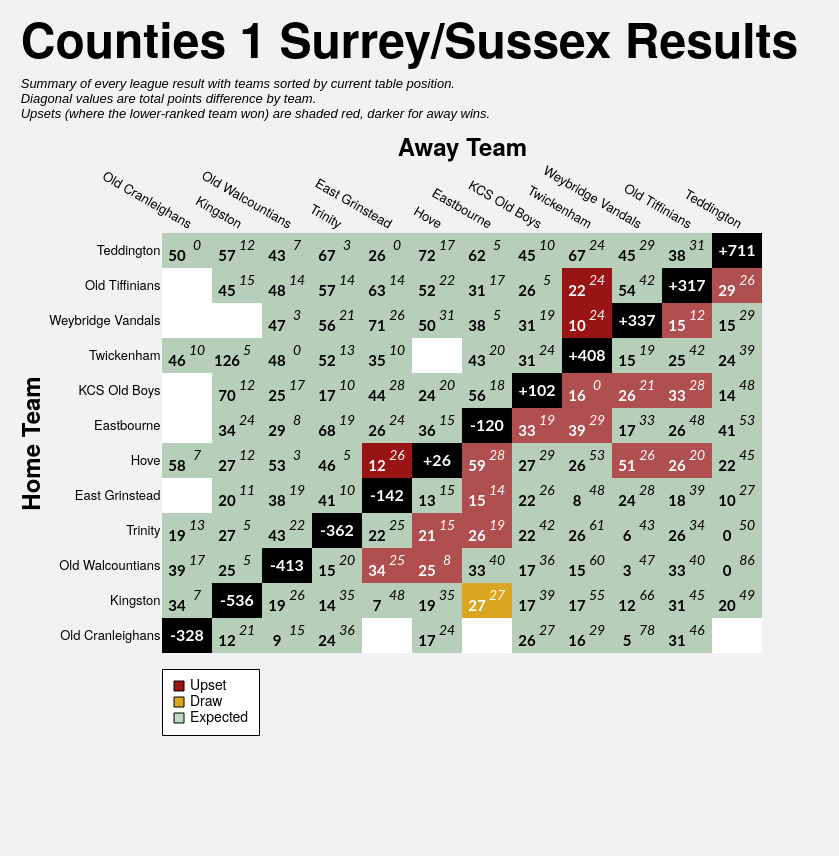

Express this chart as Vega-Lite.
### Vega-Lite specification from a JSON file in a GitHub repository (floating-point values rounded to 4 significant figures; data arrays with more than 128 entries replaced by an {"elided": "..."} marker saying what was removed)
{"config": {"axis": {"labelFont": "PT Sans Narrow, Helvetica Neue, Helvetica, Arial, sans-serif", "titleFont": "PT Sans Narrow, Helvetica Neue, Helvetica, Arial, sans-serif", "labelFontSize": 13, "titleFontSize": 24, "gridColor": "#202947", "gridOpacity": 0.2, "zindex": 1}, "text": {"font": "Lato, sans-serif"}, "bar": {"cornerRadiusEnd": 5}, "header": {"labelFont": "PT Sans Narrow, Helvetica Neue, Helvetica, Arial, sans-serif", "titleFont": "PT Sans Narrow, Helvetica Neue, Helvetica, Arial, sans-serif", "labelFontSize": 24, "titleFontSize": 28, "labelFontWeight": "bold", "orient": "left"}, "legend": {"labelFont": "PT Sans Narrow, Helvetica Neue, Helvetica, Arial, sans-serif", "titleFont": "PT Sans Narrow, Helvetica Neue, Helvetica, Arial, sans-serif", "labelFontSize": 14, "titleFontSize": 16, "titlePadding": 5, "fillColor": "white", "strokeColor": "black", "padding": 10, "titleFontWeight": "lighter", "titleFontStyle": "italic", "titleColor": "gray", "offset": 10}, "title": {"font": "PT Sans Narrow, Helvetica Neue, Helvetica, Arial, sans-serif", "fontSize": 48, "fontWeight": "bold", "anchor": "start", "align": "center", "titlePadding": 20, "subtitlePadding": 10, "subtitleFontSize": 13, "subtitleColor": "", "subtitleFontStyle": "italic", "offset": 15, "color": "black"}, "axisX": {"labelAngle": 0}, "facet": {"title": null, "header": null, "align": {"row": "each", "column": "each"}}, "resolve": {"scale": {"y": "independent", "facet": "independent"}}, "background": "#f2f1f4", "scale": {"offsetBandPaddingOuter": 0.2, "offsetBandPaddingInner": 0.1}, "view": {"stroke": null}}, "layer": [{"data": {"name": "data-75924ced8e58fdf6c3bfddf457cb49ac"}, "mark": {"type": "rect"}, "encoding": {"color": {"field": "unexpected_result", "legend": {"columns": 1, "direction": "horizontal", "labelExpr": "datum.value === 'Upset (Away Win)' ? 'Upset' : datum.value", "labelLimit": 220, "offset": 16, "orient": "bottom", "symbolStrokeColor": "black", "symbolStrokeWidth": 1, "values": ["Upset (Away Win)", "Draw", "Expected"]}, "scale": {"domain": ["Expected", "Upset (Home Win)", "Upset (Away Win)", "Draw", "To be played", "N/A"], "range": ["#146f1444", "#991515bb", "#991515", "goldenrod", "white", "black"]}, "title": null, "type": "nominal"}, "opacity": {"condition": {"test": "datum.home_team == param_19['home_team'] || datum.away_team == param_19['home_team'] || !isValid(param_19['home_team'])", "value": 1.0}, "value": 0.1}, "tooltip": [{"field": "home_team", "title": "Home", "type": "nominal"}, {"field": "away_team", "title": "Away", "type": "nominal"}, {"field": "home_score_text", "title": "Home Score", "type": "nominal"}, {"field": "away_score_text", "title": "Away Score", "type": "nominal"}, {"field": "result", "title": "Result", "type": "nominal"}, {"field": "unexpected_result", "title": "Unexpectedness", "type": "nominal"}, {"field": "date", "format": "%d %b %Y", "title": "Date", "type": "temporal"}], "x": {"axis": {"domain": false, "grid": false, "labelAngle": 30, "orient": "top", "ticks": false}, "field": "away_team", "sort": ["Old Cranleighans", "Kingston", "Old Walcountians", "Trinity", "East Grinstead", "Hove", "Eastbourne", "KCS Old Boys", "Twickenham", "Weybridge Vandals", "Old Tiffinians", "Teddington"], "title": "Away Team", "type": "nominal"}, "y": {"axis": {"domain": false, "grid": false, "ticks": false}, "field": "home_team", "sort": ["Teddington", "Old Tiffinians", "Weybridge Vandals", "Twickenham", "KCS Old Boys", "Eastbourne", "Hove", "East Grinstead", "Trinity", "Old Walcountians", "Kingston", "Old Cranleighans"], "title": "Home Team", "type": "nominal"}}, "name": "view_18"}, {"data": {"name": "data-75924ced8e58fdf6c3bfddf457cb49ac"}, "mark": {"type": "text", "fontStyle": "italic", "size": 14, "xOffset": 10, "yOffset": -5}, "encoding": {"color": {"condition": {"test": "(datum.home_team == param_19['home_team'] || datum.away_team == param_19['home_team'] || !isValid(param_19['home_team'])) && datum.unexpected_result == 'Expected'", "value": "black"}, "value": "white"}, "text": {"field": "away_score_text", "type": "nominal"}, "x": {"field": "away_team", "sort": ["Old Cranleighans", "Kingston", "Old Walcountians", "Trinity", "East Grinstead", "Hove", "Eastbourne", "KCS Old Boys", "Twickenham", "Weybridge Vandals", "Old Tiffinians", "Teddington"], "type": "nominal"}, "y": {"field": "home_team", "sort": ["Teddington", "Old Tiffinians", "Weybridge Vandals", "Twickenham", "KCS Old Boys", "Eastbourne", "Hove", "East Grinstead", "Trinity", "Old Walcountians", "Kingston", "Old Cranleighans"], "type": "nominal"}}, "transform": [{"filter": "datum.away_score_text != '' && datum.away_score_text != 'WO'"}]}, {"data": {"name": "data-75924ced8e58fdf6c3bfddf457cb49ac"}, "mark": {"type": "text", "size": 12, "xOffset": 10, "yOffset": -5}, "encoding": {"color": {"condition": {"test": "(datum.home_team == param_19['home_team'] || datum.away_team == param_19['home_team'] || !isValid(param_19['home_team'])) && datum.unexpected_result == 'Expected'", "value": "black"}, "value": "white"}, "text": {"field": "away_score_text", "type": "nominal"}, "x": {"field": "away_team", "sort": ["Old Cranleighans", "Kingston", "Old Walcountians", "Trinity", "East Grinstead", "Hove", "Eastbourne", "KCS Old Boys", "Twickenham", "Weybridge Vandals", "Old Tiffinians", "Teddington"], "type": "nominal"}, "y": {"field": "home_team", "sort": ["Teddington", "Old Tiffinians", "Weybridge Vandals", "Twickenham", "KCS Old Boys", "Eastbourne", "Hove", "East Grinstead", "Trinity", "Old Walcountians", "Kingston", "Old Cranleighans"], "type": "nominal"}}, "transform": [{"filter": "datum.away_score_text == 'WO'"}]}, {"data": {"name": "data-75924ced8e58fdf6c3bfddf457cb49ac"}, "mark": {"type": "text", "fontWeight": "bold", "size": 15, "xOffset": -10, "yOffset": 5}, "encoding": {"color": {"condition": {"test": "(datum.home_team == param_19['home_team'] || datum.away_team == param_19['home_team'] || !isValid(param_19['home_team'])) && datum.unexpected_result == 'Expected'", "value": "black"}, "value": "white"}, "text": {"field": "home_score_text", "type": "nominal"}, "x": {"field": "away_team", "sort": ["Old Cranleighans", "Kingston", "Old Walcountians", "Trinity", "East Grinstead", "Hove", "Eastbourne", "KCS Old Boys", "Twickenham", "Weybridge Vandals", "Old Tiffinians", "Teddington"], "type": "nominal"}, "y": {"field": "home_team", "sort": ["Teddington", "Old Tiffinians", "Weybridge Vandals", "Twickenham", "KCS Old Boys", "Eastbourne", "Hove", "East Grinstead", "Trinity", "Old Walcountians", "Kingston", "Old Cranleighans"], "type": "nominal"}}, "transform": [{"filter": "datum.home_score_text != '' && datum.home_score_text != 'WO'"}]}, {"data": {"name": "data-75924ced8e58fdf6c3bfddf457cb49ac"}, "mark": {"type": "text", "size": 12, "xOffset": -10, "yOffset": 5}, "encoding": {"color": {"condition": {"test": "(datum.home_team == param_19['home_team'] || datum.away_team == param_19['home_team'] || !isValid(param_19['home_team'])) && datum.unexpected_result == 'Expected'", "value": "black"}, "value": "white"}, "text": {"field": "home_score_text", "type": "nominal"}, "x": {"field": "away_team", "sort": ["Old Cranleighans", "Kingston", "Old Walcountians", "Trinity", "East Grinstead", "Hove", "Eastbourne", "KCS Old Boys", "Twickenham", "Weybridge Vandals", "Old Tiffinians", "Teddington"], "type": "nominal"}, "y": {"field": "home_team", "sort": ["Teddington", "Old Tiffinians", "Weybridge Vandals", "Twickenham", "KCS Old Boys", "Eastbourne", "Hove", "East Grinstead", "Trinity", "Old Walcountians", "Kingston", "Old Cranleighans"], "type": "nominal"}}, "transform": [{"filter": "datum.home_score_text == 'WO'"}]}, {"data": {"name": "data-632306f8b92a861483858ecfe633869c"}, "mark": {"type": "text", "color": "white", "fontWeight": "bold", "size": 16}, "encoding": {"text": {"field": "display_text", "type": "nominal"}, "tooltip": [{"field": "home_team", "title": "Team", "type": "nominal"}, {"field": "display_text", "title": "Points Difference", "type": "nominal"}], "x": {"field": "away_team", "sort": ["Old Cranleighans", "Kingston", "Old Walcountians", "Trinity", "East Grinstead", "Hove", "Eastbourne", "KCS Old Boys", "Twickenham", "Weybridge Vandals", "Old Tiffinians", "Teddington"], "type": "nominal"}, "y": {"field": "home_team", "sort": ["Teddington", "Old Tiffinians", "Weybridge Vandals", "Twickenham", "KCS Old Boys", "Eastbourne", "Hove", "East Grinstead", "Trinity", "Old Walcountians", "Kingston", "Old Cranleighans"], "type": "nominal"}}}], "height": {"step": 35}, "padding": {"left": 20, "top": 20, "right": 40, "bottom": 120}, "params": [{"name": "param_19", "select": {"type": "point", "clear": "dblclick", "fields": ["home_team"], "on": "click"}, "value": null, "views": ["view_18"]}], "title": {"text": "Counties 1 Surrey/Sussex Results", "subtitle": ["Summary of every league result with teams sorted by current table position.", "Diagonal values are total points difference by team.", "Upsets (where the lower-ranked team won) are shaded red, darker for away wins."]}, "width": {"step": 50}, "$schema": "https://vega.github.io/schema/vega-lite/v5.20.1.json", "datasets": {"data-75924ced8e58fdf6c3bfddf457cb49ac": {"elided": "144 records"}, "data-632306f8b92a861483858ecfe633869c": [{"home_team": "East Grinstead", "away_team": "East Grinstead", "match_id": null, "date": "", "home_score": null, "away_score": null, "home_walkover": null, "away_walkover": null, "result": "N/A", "home_score_text": "", "away_score_text": "", "wo_result": "", "score_text": "", "display_text": "-142", "is_diagonal": true, "result_simple": "N/A", "unexpected_result": "N/A", "unexpected_opacity": 1.0}, {"home_team": "Eastbourne", "away_team": "Eastbourne", "match_id": null, "date": "", "home_score": null, "away_score": null, "home_walkover": null, "away_walkover": null, "result": "N/A", "home_score_text": "", "away_score_text": "", "wo_result": "", "score_text": "", "display_text": "-120", "is_diagonal": true, "result_simple": "N/A", "unexpected_result": "N/A", "unexpected_opacity": 1.0}, {"home_team": "Hove", "away_team": "Hove", "match_id": null, "date": "", "home_score": null, "away_score": null, "home_walkover": null, "away_walkover": null, "result": "N/A", "home_score_text": "", "away_score_text": "", "wo_result": "", "score_text": "", "display_text": "+26", "is_diagonal": true, "result_simple": "N/A", "unexpected_result": "N/A", "unexpected_opacity": 1.0}, {"home_team": "KCS Old Boys", "away_team": "KCS Old Boys", "match_id": null, "date": "", "home_score": null, "away_score": null, "home_walkover": null, "away_walkover": null, "result": "N/A", "home_score_text": "", "away_score_text": "", "wo_result": "", "score_text": "", "display_text": "+102", "is_diagonal": true, "result_simple": "N/A", "unexpected_result": "N/A", "unexpected_opacity": 1.0}, {"home_team": "Kingston", "away_team": "Kingston", "match_id": null, "date": "", "home_score": null, "away_score": null, "home_walkover": null, "away_walkover": null, "result": "N/A", "home_score_text": "", "away_score_text": "", "wo_result": "", "score_text": "", "display_text": "-536", "is_diagonal": true, "result_simple": "N/A", "unexpected_result": "N/A", "unexpected_opacity": 1.0}, {"home_team": "Old Cranleighans", "away_team": "Old Cranleighans", "match_id": null, "date": "", "home_score": null, "away_score": null, "home_walkover": null, "away_walkover": null, "result": "N/A", "home_score_text": "", "away_score_text": "", "wo_result": "", "score_text": "", "display_text": "-328", "is_diagonal": true, "result_simple": "N/A", "unexpected_result": "N/A", "unexpected_opacity": 1.0}, {"home_team": "Old Tiffinians", "away_team": "Old Tiffinians", "match_id": null, "date": "", "home_score": null, "away_score": null, "home_walkover": null, "away_walkover": null, "result": "N/A", "home_score_text": "", "away_score_text": "", "wo_result": "", "score_text": "", "display_text": "+317", "is_diagonal": true, "result_simple": "N/A", "unexpected_result": "N/A", "unexpected_opacity": 1.0}, {"home_team": "Old Walcountians", "away_team": "Old Walcountians", "match_id": null, "date": "", "home_score": null, "away_score": null, "home_walkover": null, "away_walkover": null, "result": "N/A", "home_score_text": "", "away_score_text": "", "wo_result": "", "score_text": "", "display_text": "-413", "is_diagonal": true, "result_simple": "N/A", "unexpected_result": "N/A", "unexpected_opacity": 1.0}, {"home_team": "Teddington", "away_team": "Teddington", "match_id": null, "date": "", "home_score": null, "away_score": null, "home_walkover": null, "away_walkover": null, "result": "N/A", "home_score_text": "", "away_score_text": "", "wo_result": "", "score_text": "", "display_text": "+711", "is_diagonal": true, "result_simple": "N/A", "unexpected_result": "N/A", "unexpected_opacity": 1.0}, {"home_team": "Trinity", "away_team": "Trinity", "match_id": null, "date": "", "home_score": null, "away_score": null, "home_walkover": null, "away_walkover": null, "result": "N/A", "home_score_text": "", "away_score_text": "", "wo_result": "", "score_text": "", "display_text": "-362", "is_diagonal": true, "result_simple": "N/A", "unexpected_result": "N/A", "unexpected_opacity": 1.0}, {"home_team": "Twickenham", "away_team": "Twickenham", "match_id": null, "date": "", "home_score": null, "away_score": null, "home_walkover": null, "away_walkover": null, "result": "N/A", "home_score_text": "", "away_score_text": "", "wo_result": "", "score_text": "", "display_text": "+408", "is_diagonal": true, "result_simple": "N/A", "unexpected_result": "N/A", "unexpected_opacity": 1.0}, {"home_team": "Weybridge Vandals", "away_team": "Weybridge Vandals", "match_id": null, "date": "", "home_score": null, "away_score": null, "home_walkover": null, "away_walkover": null, "result": "N/A", "home_score_text": "", "away_score_text": "", "wo_result": "", "score_text": "", "display_text": "+337", "is_diagonal": true, "result_simple": "N/A", "unexpected_result": "N/A", "unexpected_opacity": 1.0}]}}
